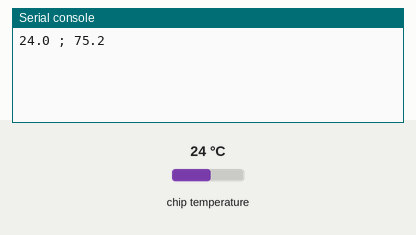
Recording of a program running on a simulated CircuitPython board. Shown: the last lines printed to the serial console. Inputs (shaded band) come from the test bench; at power-on: chip temperature 24 °C.

Above: at 1.2 s.
1.3 s: chip temperature set to 1 °C
At 2.6 s:
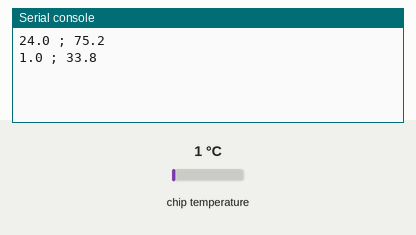
2.8 s: chip temperature set to 11 °C
At 5.4 s:
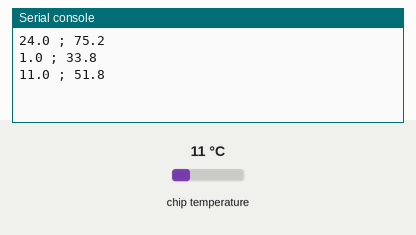
Timing chart, 0 to 6.9 s (numbered marks = the images above; inputs shaded):
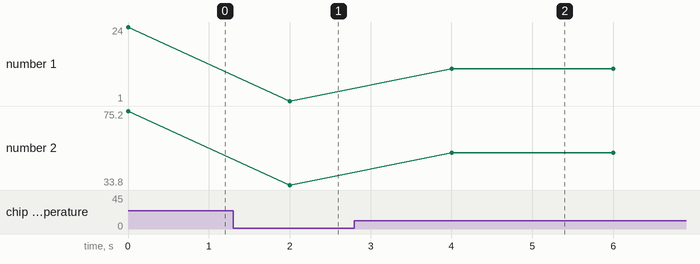

The program:

send-from-metro.py
```python
import time
import board
import microcontroller

while True:

    # temperature:  Celsius
    c = microcontroller.cpu.temperature

    # temperature: Fareinheit
    f = microcontroller.cpu.temperature*(9/5)+32

    # output
    print(c, ";", f)

    # wait 2 sec
    time.sleep(2)
```

Measured:
- after the input at 1.3 s, the serial console: prints a new line after 0.70 s (image 1)
- after the input at 2.8 s, the serial console: prints a new line after 1.2 s (image 2)
- plotted number 1: 24 → 1 after the input at 1.3 s, 1 → 11 after the input at 2.8 s
- plotted number 2: 75.2 → 33.8 after the input at 1.3 s, 33.8 → 51.8 after the input at 2.8 s
